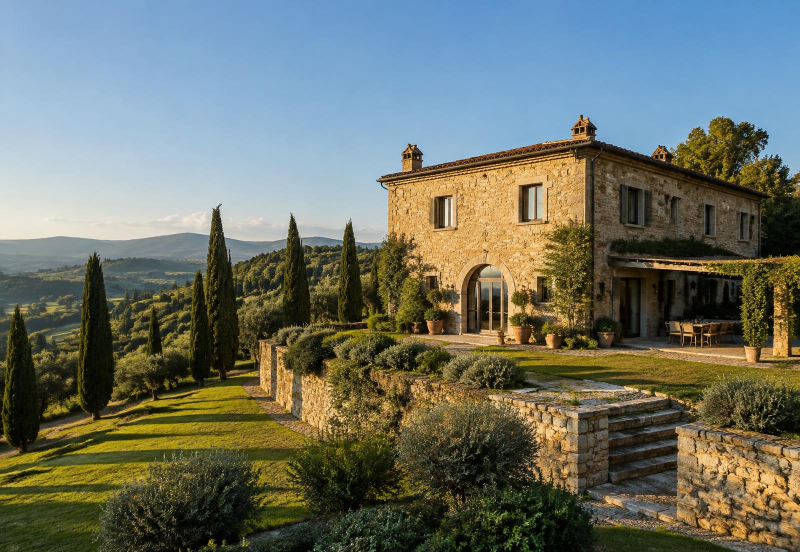
#> input picture src/assets/hero-villa.jpg, 1600 x 1104 px (shown at 1/2 size)
$ python -i channel_art.py   (imports and definitions only)
#> lines starting #> are read from the running program, lines starting #| are printed output that depends on the picture
#> further down, picture is the input picture: PIL image 1600x1104 RGB; mean R, G, B 107.9, 113.5, 101.7
"""Fetches openly licensed photos of Italy from Wikimedia Commons, grades them in the Odysstay look
(muted colour, cool shadows, warm highlights, film grain, small odysstay.xyz mark) and stores them for the
Telegram channel with their credits. Run by .github/workflows/channel-art.yml (needs open internet)."""
import io, os, random, re, sys, json, time
import httpx
import numpy as np
from PIL import Image, ImageDraw, ImageEnhance, ImageFilter, ImageFont

# [1 line that did not run here, left out]
# [1 line that did not run here, left out]
# [1 line that did not run here, left out]
UA = {"User-Agent": "OdysstayChannelArt/1.0 (https://odysstay.xyz; hello@odysstay.com) httpx"}
OK_LICENSE = re.compile(r"^(CC0|Public domain|PD|CC BY(?:-SA)? [0-9.]+|CC BY(?:-SA)?)", re.I)
THEMES = {
    "como": ["Lake Como Bellagio", "Lago di Como Varenna", "Villa del Balbianello"],
    "tuscany": ["Val d'Orcia cypress", "Tuscany hills Pienza", "Crete Senesi landscape"],
    "amalfi": ["Amalfi coast Positano", "Praiano coast", "Ravello view"],
    "sicily": ["Cefalù view", "Taormina view", "Sicily countryside Ragusa Ibla"],
    "puglia": ["Alberobello trulli", "Polignano a Mare", "Puglia masseria olive"],
    "village": ["Civita di Bagnoregio", "Italian hill town street", "Matera Sassi view"],
    "alps": ["Dolomites Seceda", "Alpe di Siusi", "Lago di Braies"],
    "sea": ["Cinque Terre Manarola", "Sardinia beach Cala", "Capri Faraglioni"],
    "city": ["Rome Trastevere", "Venice canal quiet", "Florence rooftops Duomo"],
    "table": ["Italian lemons Sorrento", "olive grove Italy", "Italian terrace breakfast"],
    # old tourism posters and Grand Tour paintings, public domain, for the days the photos run out
    "poster": ["ENIT Italian travel poster 1930s", "Visit Italy vintage tourism poster", "Capri vintage poster", "Italian Riviera vintage poster"],
    "vintage": ["Grand Tour painting Italian landscape Bay of Naples", "Lake Como 19th century painting", "Italian village painting 19th century"],
}
LOOSE = {"poster", "vintage"}  # portrait and older images are fine here


# [18 lines left out: function search, not called in this run]


def font(size):
    from fontTools.ttLib import TTFont
    p = "/tmp/ped-italic.ttf"
    if not os.path.exists(p):
        f = TTFont("public/fonts/PPEditorialNew-Italic.woff2"); f.flavor = None; f.save(p)
    return ImageFont.truetype(p, size)


def grade(im: Image.Image) -> Image.Image:
    im = im.convert("RGB")
    w, h = im.size
#> w = 1600; h = 1104
    tw, th = 1280, 1600  # 4:5 for a phone feed
    s = max(tw / w, th / h)
#> s = 1.45
    im = im.resize((int(w * s) + 1, int(h * s) + 1), Image.LANCZOS)
    l, t = (im.width - tw) // 2, (im.height - th) // 2
#> l = 519; t = 0
    im = im.crop((l, t, l + tw, t + th))
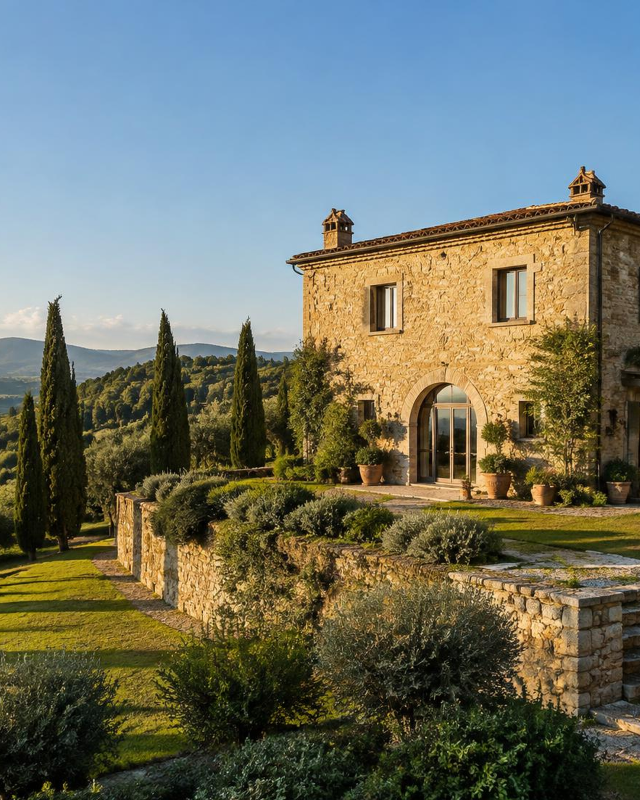
#> im: PIL image 1280x1600 RGB (shown at 1/2 size); mean R, G, B 109.8, 114.4, 101.8
    im = ImageEnhance.Color(im).enhance(0.8)
    im = ImageEnhance.Contrast(im).enhance(1.06)
    a = np.asarray(im).astype(np.float32) / 255
    lum = a.mean(axis=2, keepdims=True)
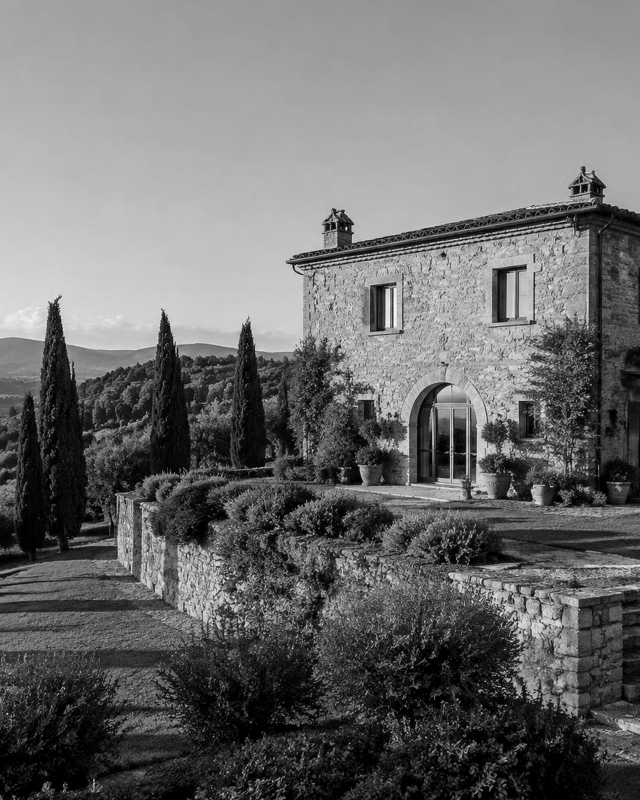
#> lum: shape (1600, 1280, 1) float32 (shown at 1/2 size); min 0, max 1, mean 0.425
    shadow = np.clip(1 - lum * 2, 0, 1)      # cool the shadows toward Odysstay blue
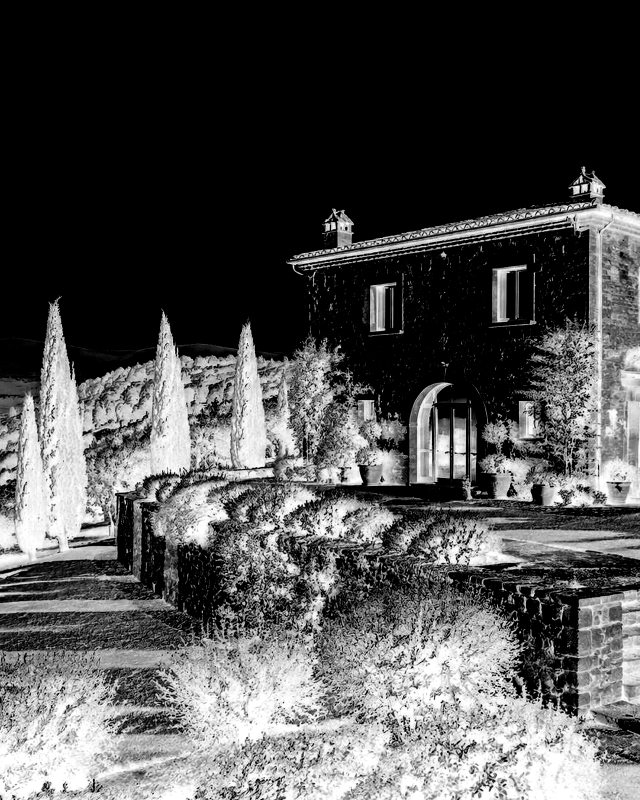
#> shadow: shape (1600, 1280, 1) float32 (shown at 1/2 size); min 0, max 1, mean 0.318
    high = np.clip(lum * 2 - 1, 0, 1)        # warm the highlights a touch
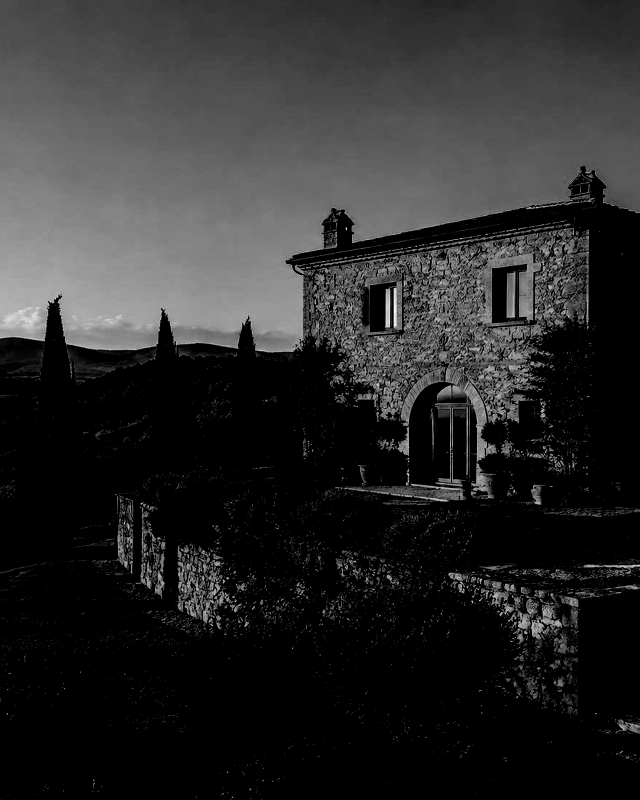
#> high: shape (1600, 1280, 1) float32 (shown at 1/2 size); min 0, max 1, mean 0.168
    a = a + shadow * np.array([-0.03, 0.0, 0.05]) + high * np.array([0.04, 0.02, -0.03])
    yy, xx = np.mgrid[0:th, 0:tw]
    v = 1 - 0.28 * (((xx - tw / 2) / (tw / 2)) ** 2 + ((yy - th / 2) / (th / 2)) ** 2) / 2
    a = a * v[..., None]
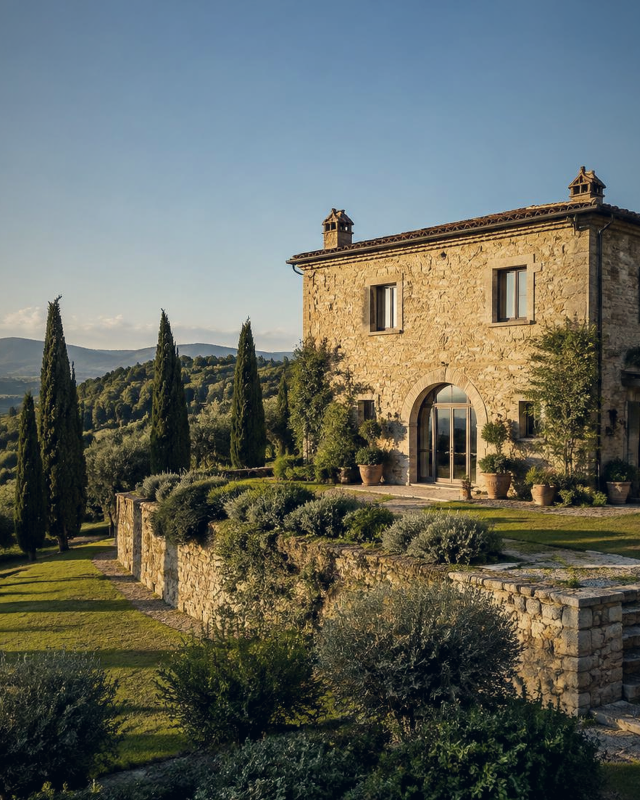
#> a: shape (1600, 1280, 3) float64 (shown at 1/2 size); mean R, G, B 0.39, 0.407, 0.373; drawn with min black and max white
    a = a + np.random.default_rng(7).normal(0, 0.018, (th, tw, 1))
    im = Image.fromarray((np.clip(a, 0, 1) * 255).astype(np.uint8))
    d = ImageDraw.Draw(im)
    f = font(34)
    txt = "odysstay.xyz"
    bb = d.textbbox((0, 0), txt, font=f)
    d.text(((tw - (bb[2] - bb[0])) / 2, 46), txt, font=f, fill=(255, 255, 255, 235))
    return im


def have(path):
    r = httpx.get(f"{SB}/rest/v1/channel_art", headers=H, params={"select": "id", "path": f"eq.{path}"}, timeout=30)
    return bool(r.json())


# [35 lines left out: function main, not called in this run]


# [2 lines not run here, left out]

>>> from PIL import Image
>>> picture = Image.open('../src/assets/hero-villa.jpg')
#> (the run stopped early here; a loop or call above may not have finished)
